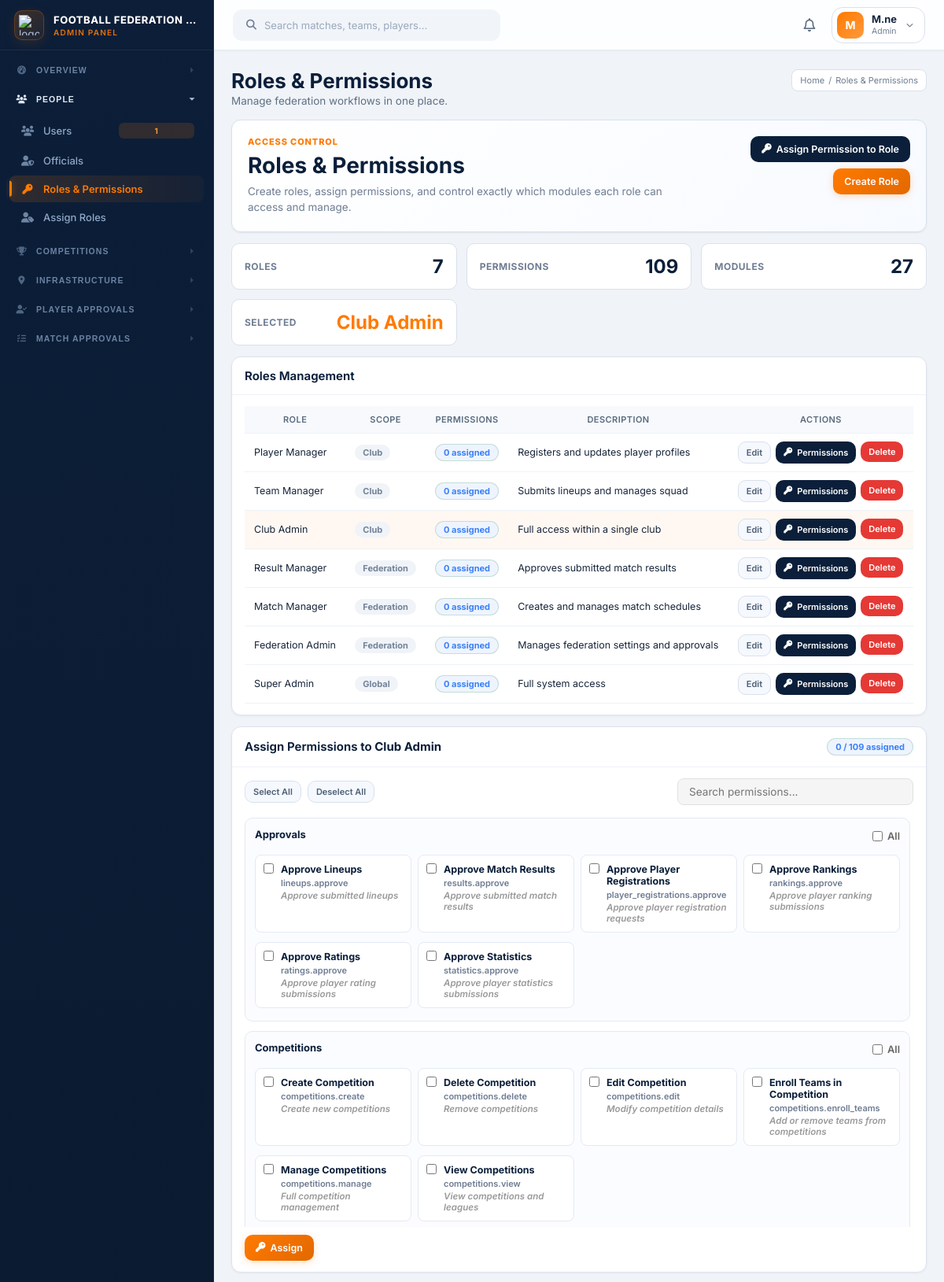
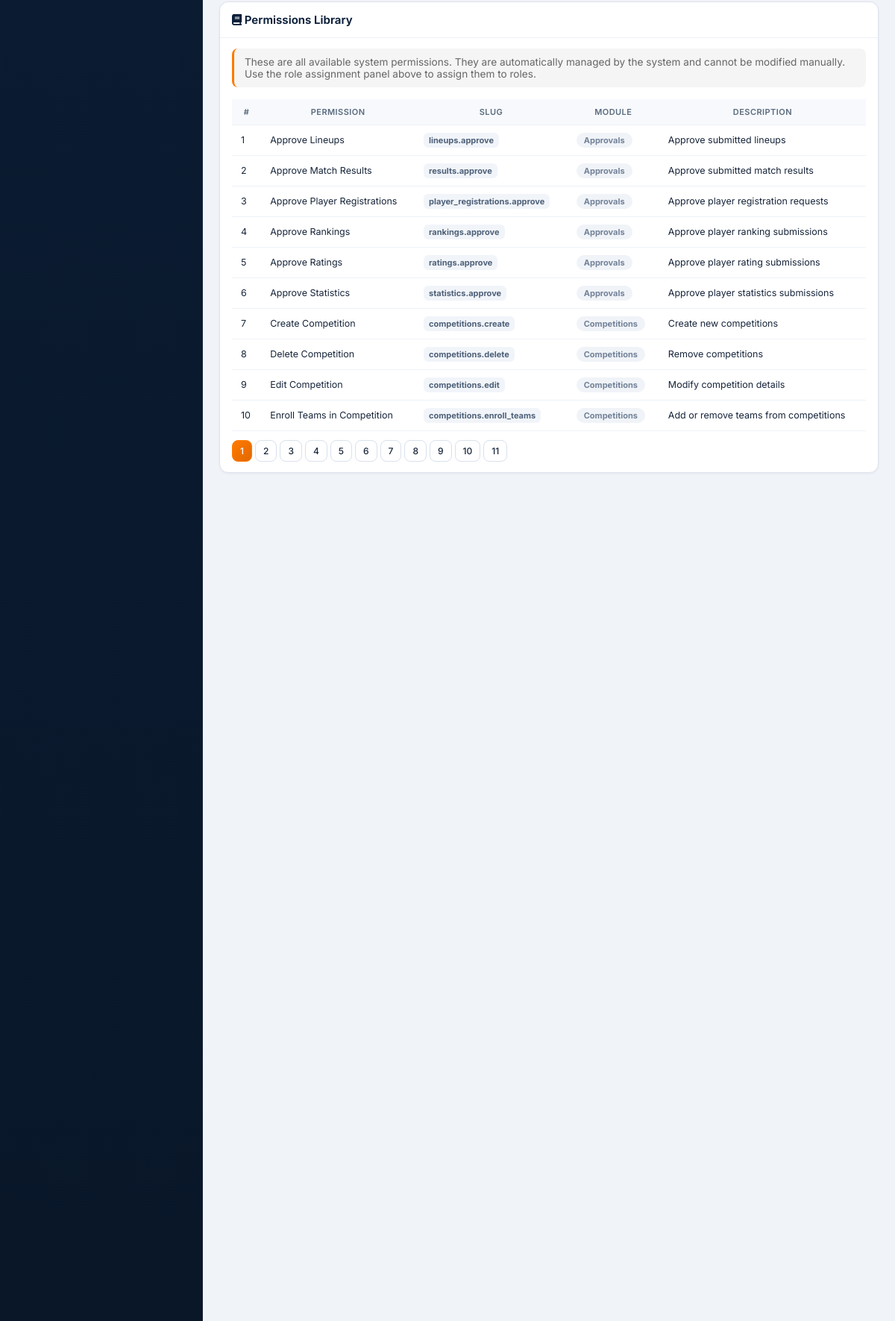
Screenshot of /federation/index.php?page=roles_permissions&role_id=5 (signed in, upper part) with the database file from the repository (2 pictures, top to bottom).
### tables this page shows
CREATE TABLE `roles` (
  `id` bigint(20) UNSIGNED NOT NULL,
  `name` varchar(60) NOT NULL,
  `slug` varchar(60) NOT NULL,
  `scope` enum('federation','club','global') NOT NULL DEFAULT 'club',
  `description` text DEFAULT NULL,
  `created_at` timestamp NOT NULL DEFAULT current_timestamp(),
  `updated_at` timestamp NOT NULL DEFAULT current_timestamp() ON UPDATE current_timestamp()
);

CREATE TABLE `permissions` (
  `id` bigint(20) UNSIGNED NOT NULL,
  `name` varchar(80) NOT NULL,
  `slug` varchar(80) NOT NULL,
  `module` varchar(40) NOT NULL,
  `description` text DEFAULT NULL,
  `created_at` timestamp NOT NULL DEFAULT current_timestamp()
);

### pages/roles_permissions.php (the view, shortened to what the rows shown need)
<?php
$roles = db_fetch_all('SELECT * FROM roles ORDER BY id DESC');
$allPermissions = db_fetch_all('SELECT * FROM permissions ORDER BY module ASC, name ASC');
$offset = 0;
$limitClause = paginate_clause($offset);
$paginatedPermissions = db_fetch_all("SELECT * FROM permissions ORDER BY module ASC, name ASC {$limitClause}");
$selectedRoleId = isset($_GET['role_id']) ? (int) $_GET['role_id'] : 0;
$selectedRole = $selectedRoleId > 0 ? db_fetch_one('SELECT * FROM roles WHERE id = ?', 'i', [$selectedRoleId]) : null;
$currentPermRows = db_fetch_all('SELECT permission_id FROM role_permissions WHERE role_id = ?', 'i', [$selectedRoleId]);
$currentPerms = array_map(static function ($row) { return (int) $row['permission_id']; }, $currentPermRows);
$permissionsByModule = [];
foreach ($allPermissions as $permission) {
    $permissionsByModule[$permission['module']][] = $permission;
}
$rolePermCounts = [];
?>
<div class="roles-permissions-page">
    <div class="roles-permissions-hero">
        <div>
            <h2>Roles & Permissions</h2>
        </div>
    </div>
    <div class="notifications-summary">
        <div class="notifications-summary-item unread">
            <span>Selected</span>
            <strong><?= $selectedRole ? e($selectedRole['name']) : '-'; ?></strong>
        </div>
    </div>
    <div class="single-col-grid">
        <div class="card">
            <div class="card-body">
                <div class="table-wrap">
                    <table class="data-table">
                        <thead>
                            <tr>
                                <th>Role</th>
                                <th>Scope</th>
                                <th>Permissions</th>
                                <th>Description</th>
                                <th>Actions</th>
                            </tr>
                        </thead>
                        <tbody>
                            <?php if (empty($roles)): ?>
                                <tr><td colspan="5"><div class="empty-state">No roles available.</div></td></tr>
                            <?php else: ?>
                                <?php foreach ($roles as $role): ?>
                                    <tr class="<?= (int) $role['id'] === $selectedRoleId ? 'selected-row' : ''; ?>">
                                        <td><?= e($role['name']); ?></td>
                                        <td><?= status_badge($role['scope']); ?></td>
                                        <td><span class="badge badge-info"><?= $rolePermCounts[(int)$role['id']] ?? 0; ?> assigned</span></td>
                                        <td><?= e($role['description'] ?: '-'); ?></td>
                                        <td>
                                            <div class="action-group">
                                                <?php if (current_user_can('roles.edit')): ?>
                                                    <a class="btn btn-light btn-sm" href="index.php?page=roles_permissions&edit=<?= (int) $role['id']; ?>">Edit</a>
                                                <?php endif; ?>
                                                <a class="btn btn-secondary btn-sm" href="index.php?page=roles_permissions&role_id=<?= (int) $role['id']; ?>"><i class="fa-solid fa-key"></i> Permissions</a>
                                                <?php if (current_user_can('roles.delete')): ?>
                                                    <form method="post">
                                                        <button class="btn btn-danger btn-sm" type="submit" data-confirm="Delete this role?">Delete</button>
                                                    </form>
                                                <?php endif; ?>
                                            </div>
                                        </td>
                                    </tr>
                                <?php endforeach; ?>
                            <?php endif; ?>
                        </tbody>
                    </table>
                </div>
            </div>
        </div>
        <?php if ($selectedRoleId > 0): ?>
            <div class="card">
                <div class="card-head">
                    <h3><?= $selectedRole ? 'Assign Permissions to <strong>' . e($selectedRole['name']) . '</strong>' : 'Assign Permissions'; ?></h3>
                </div>
                <div class="card-body">
                    <?php if ($selectedRoleId <= 0): ?>
                        <div class="empty-state">Create roles first, then select a role to assign permissions.</div>
                    <?php else: ?>
                        <form method="post" id="permissionsForm">
                            <div class="permission-module-list">
                                <?php foreach ($permissionsByModule as $module => $modulePermissions): ?>
                                    <section class="permission-module-card" data-module="<?= e($module); ?>">
                                        <div class="permission-module-header">
                                            <h4><?= e(humanize_activity_text($module)); ?></h4>
                                            <label class="permission-module-toggle">
                                                <input type="checkbox" class="module-select-all" data-module="<?= e($module); ?>" <?= !current_user_can('roles.assign_permissions') ? 'disabled' : ''; ?>>
                                                <span>All</span>
                                            </label>
                                        </div>
                                        <div class="permission-check-grid">
                                            <?php foreach ($modulePermissions as $permission): ?>
                                                <label class="permission-check-card" data-name="<?= e(strtolower($permission['name'] . ' ' . $permission['slug'])); ?>">
                                                    <input type="checkbox" name="permission_ids[]" value="<?= (int) $permission['id']; ?>" class="permission-checkbox module-<?= e($module); ?>" <?= in_array((int) $permission['id'], $currentPerms, true) ? 'checked' : ''; ?> <?= !current_user_can('roles.assign_permissions') ? 'disabled' : ''; ?>>
                                                    <span>
                                                        <strong><?= e($permission['name']); ?></strong>
                                                        <small><?= e($permission['slug']); ?></small>
                                                        <?php if ($permission['description']): ?>
                                                            <em class="permission-desc"><?= e($permission['description']); ?></em>
                                                        <?php endif; ?>
                                                    </span>
                                                </label>
                                            <?php endforeach; ?>
                                        </div>
                                    </section>
                                <?php endforeach; ?>
                            </div>
                        </form>
                    <?php endif; ?>
                </div>
            </div>
        <?php endif; ?>
    </div>
    <?php if ($selectedRoleId > 0): ?>
        <div class="card permissions-library-card">
            <div class="card-body">
                <div class="table-wrap">
                    <table class="data-table">
                        <thead>
                            <tr>
                                <th>#</th>
                                <th>Permission</th>
                                <th>Slug</th>
                                <th>Module</th>
                                <th>Description</th>
                            </tr>
                        </thead>
                        <tbody>
                            <?php $permIndex = $offset; foreach ($paginatedPermissions as $permission): $permIndex++; ?>
                                <tr>
                                    <td><?= $permIndex; ?></td>
                                    <td><?= e($permission['name']); ?></td>
                                    <td><span class="code-pill"><?= e($permission['slug']); ?></span></td>
                                    <td><?= status_badge($permission['module']); ?></td>
                                    <td><?= e($permission['description'] ?? '-'); ?></td>
                                </tr>
                            <?php endforeach; ?>
                        </tbody>
                    </table>
                </div>
            </div>
        </div>
    <?php endif; ?>
</div>

### includes/functions.php (shortened to what the rows shown need)
<?php
require_once __DIR__ . '/../db.php';
function e($value)
{
    return htmlspecialchars((string) $value, ENT_QUOTES, 'UTF-8');
}
function current_user()
{
    return $_SESSION['user'] ?? null;
}
function per_page()
{
    return 10;
}
function current_page_no()
{
    $p = (int) ($_GET['p'] ?? 1);
    return $p > 0 ? $p : 1;
}
function paginate_clause(&$offset)
{
    $pageNo = current_page_no();
    $limit = per_page();
    $offset = ($pageNo - 1) * $limit;
    return " LIMIT {$limit} OFFSET {$offset} ";
}
function status_badge($status)
{
    $map = [
        'approved' => 'success',
        'active' => 'success',
        'submitted' => 'info',
        'pending' => 'warning',
        'draft' => 'muted',
        'rejected' => 'danger',
        'reject' => 'danger',
        'inactive' => 'danger',
        'suspended' => 'danger',
        'completed' => 'success',
        'scheduled' => 'info',
    ];
    $clean = strtolower((string) $status);
    $class = $map[$clean] ?? 'muted';
    return '<span class="badge badge-' . e($class) . '">' . e(ucfirst($clean)) . '</span>';
}
function humanize_activity_text($value)
{
    $text = str_replace(['_', '-'], ' ', (string) $value);
    $text = preg_replace('/\s+/', ' ', $text);
    return ucwords(trim($text));
}
function user_has_master_role($userId)
{
    $user = current_user();
    if ($user && (int) ($user['id'] ?? 0) === (int) $userId && ($user['user_type'] ?? '') === 'admin') {
        return true;
    }
    $masterSlugs = ['super_admin', 'federation-role', 'federation_role', 'federation-admin', 'federation_admin'];
    return count(array_intersect(user_role_slugs($userId), $masterSlugs)) > 0;
}
function user_permission_slugs($userId)
{
    if (user_has_master_role($userId)) {
        $rows = db_fetch_all('SELECT slug FROM permissions');
    }
    return array_map(static function ($row) {
        return (string) $row['slug'];
    }, $rows);
}
function user_has_permission($userId, $permissionSlug)
{
    return in_array((string) $permissionSlug, user_permission_slugs((int) $userId), true);
}
function current_user_can($permissionSlug)
{
    $user = current_user();
    return user_has_permission((int) $user['id'], $permissionSlug);
}
function page_permission_slug($page)
{
    $map = [
        'dashboard' => 'dashboard.view',
        'teams' => 'teams.manage',
        'team_registrations' => 'teams.approve',
        'users' => 'users.manage',
        'roles_permissions' => 'roles.manage',
        'assign_roles' => 'users.assign_role',
        'player_rankings_approval' => 'rankings.approve',
        'player_ratings_approval' => 'ratings.approve',
        'player_statistics_approval' => 'statistics.approve',
        'player_registrations_approval' => 'player_registrations.approve',
        'stadiums' => 'stadiums.manage',
        'seasons' => 'seasons.manage',
        'match_results_approval' => 'results.approve',
        'match_officials' => 'officials.manage',
        'match_lineups_approval' => 'lineups.approve',
        'news' => 'news.manage',
        'activity_logs' => 'activity_logs.view',
        'reports' => 'reports.view',
        'settings' => 'settings.manage',
        'squad' => 'players.view',
        'players' => 'players.view',
        'lineups' => 'lineups.view',
        'matches' => 'matches.view',
        'results' => 'results.view',
    ];
    return $map[$page] ?? null;
}
function current_user_can_page($page)
{
    $alwaysAllowed = ['profile', 'logout', 'notifications', 'news'];
    if (in_array((string) $page, $alwaysAllowed, true)) {
        return true;
    }
    return current_user_can(page_permission_slug($page));
}

### rows the page displays
roles: name "Club Admin", scope "Club", id "0", description "Full access within a single club"
roles: name "Player Manager", scope "Club", id "0", description "Registers and updates player profiles"
roles: name "Team Manager", scope "Club", id "0", description "Submits lineups and manages squad"
roles: name "Result Manager", scope "Federation", id "0", description "Approves submitted match results"
roles: name "Match Manager", scope "Federation", id "0", description "Creates and manages match schedules"
roles: name "Federation Admin", scope "Federation", id "0", description "Manages federation settings and approvals"
roles: name "Super Admin", scope "Global", id "0", description "Full system access"
permissions: name "Approve Lineups", slug "lineups.approve", description "Approve submitted lineups", module "Approvals"
permissions: name "Approve Match Results", slug "results.approve", description "Approve submitted match results", module "Approvals"
permissions: name "Approve Player Registrations", slug "player_registrations.approve", description "Approve player registration requests", module "Approvals"
permissions: name "Approve Rankings", slug "rankings.approve", description "Approve player ranking submissions", module "Approvals"
permissions: name "Approve Ratings", slug "ratings.approve", description "Approve player rating submissions", module "Approvals"
permissions: name "Approve Statistics", slug "statistics.approve", description "Approve player statistics submissions", module "Approvals"
permissions: name "Create Competition", slug "competitions.create", description "Create new competitions", module "Competitions"
permissions: name "Delete Competition", slug "competitions.delete", description "Remove competitions", module "Competitions"
permissions: name "Edit Competition", slug "competitions.edit", description "Modify competition details", module "Competitions"
permissions: name "Enroll Teams in Competition", slug "competitions.enroll_teams", description "Add or remove teams from competitions", module "Competitions"
permissions: name "Manage Competitions", slug "competitions.manage", description "Full competition management"
permissions: name "View Competitions", slug "competitions.view", description "View competitions and leagues"

### other values shown
$settings['system_name'] "FOOTBALL FEDERATION…"
$group['title'] "OVERVIEW"
$group['title'] "PEOPLE"
$item[1] "Users"
$item[3] "1"
$item[1] "Officials"
$item[1] "Roles & Permissions"
$item[1] "Assign Roles"
$group['title'] "COMPETITIONS"
$group['title'] "INFRASTRUCTURE"
$group['title'] "PLAYER APPROVALS"
$group['title'] "MATCH APPROVALS"
$profileInitials "M"
$currentUser['full_name'] "M.ne"
$currentUser['user_type'] "Admin"
